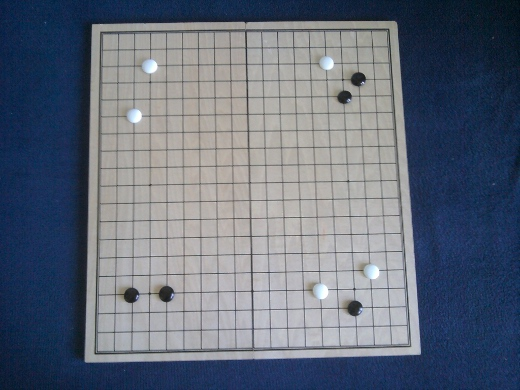
#> input picture image.jpg, 520 x 390 px; its folder holds only this picture in this run
$ python -i goClassifier.py   (imports and definitions only)   (older library calls are emulated)
#> lines starting #> are read from the running program, lines starting #| are printed output that depends on the picture; after the words box and inside, x2 and y2 are one past the last pixel; in counts of white or black regions, pixels touching at a corner belong together
#> further down, picture is the input picture: shape (390, 520, 3); mean B, G, R 122.3, 107.7, 98.9
import os
import datetime
import imutils
import cv2
import numpy as np

# Output count.
outCount = 0

# Shape detector class.
class ShapeDetector:
    def __init__(self):
        pass

    # [30 lines left out: function detect, not called in this run]

# Preprocessing image def.
def preprocessingImage(originalImg):
    # Gray scale image.
    image_gray = cv2.cvtColor(originalImg, cv2.COLOR_BGR2GRAY)

    # HSV image.
    image_hsv = cv2.cvtColor(originalImg, cv2.COLOR_BGR2HSV)
#> image_hsv: shape (390, 520, 3); mean H, S, V 82.2, 88.6, 124.7

    # Laplacian transform image.
    imgae_laplacian = cv2.Laplacian(image_gray, cv2.CV_64F)
    #cv2.imshow('Laplacian', imgae_laplacian)


    # Gaussian blurred image.
    image_gray_blurred = cv2.GaussianBlur(image_gray, (5, 5), 0)

    # Thresholid image(1 to 5).
    ret,thresh1 = cv2.threshold(image_gray_blurred,127,255,cv2.THRESH_BINARY)
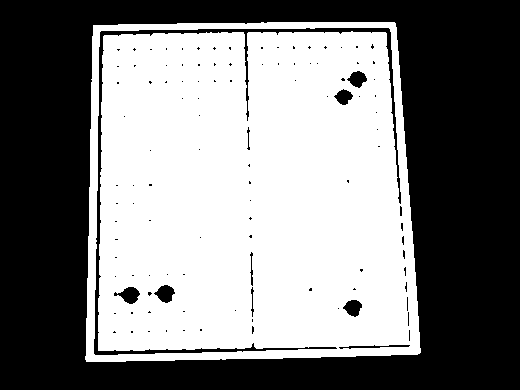
#> thresh1: shape (390, 520); 50.4% white; 111 black regions (100 under 20 px), largest, box (x1, y1, x2, y2) and area: (0, 0, 520, 390) 95384, (94, 28, 401, 355) 3376, (114, 287, 140, 304) 249
    ret,thresh2 = cv2.threshold(image_gray_blurred,127,255,cv2.THRESH_BINARY_INV)
    ret,thresh3 = cv2.threshold(image_gray_blurred,127,255,cv2.THRESH_TRUNC)
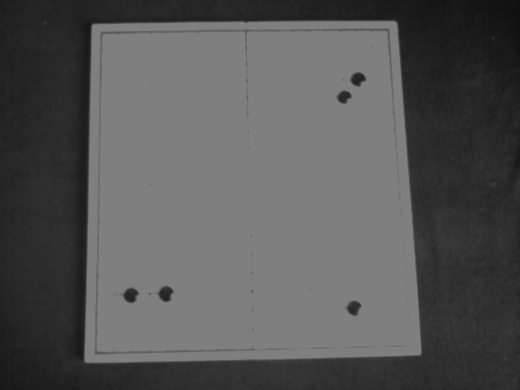
#> thresh3: shape (390, 520); min 13, max 127, mean 86.4
    ret,thresh4 = cv2.threshold(image_gray_blurred,127,255,cv2.THRESH_TOZERO)
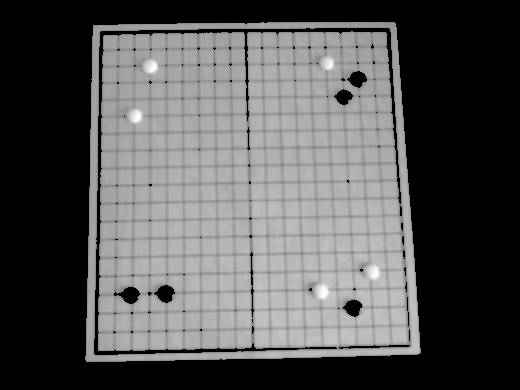
#> thresh4: shape (390, 520); min 0, max 254, mean 84.4
    ret,thresh5 = cv2.threshold(image_gray_blurred,127,255,cv2.THRESH_TOZERO_INV)
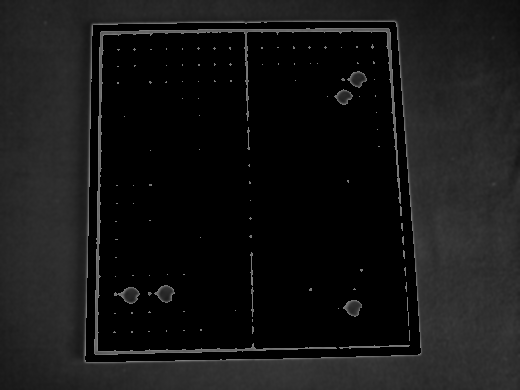
#> thresh5: shape (390, 520); min 0, max 127, mean 22.3

    # Compare threshold image.
    images_row1 = np.hstack([image_gray, thresh1, thresh2])
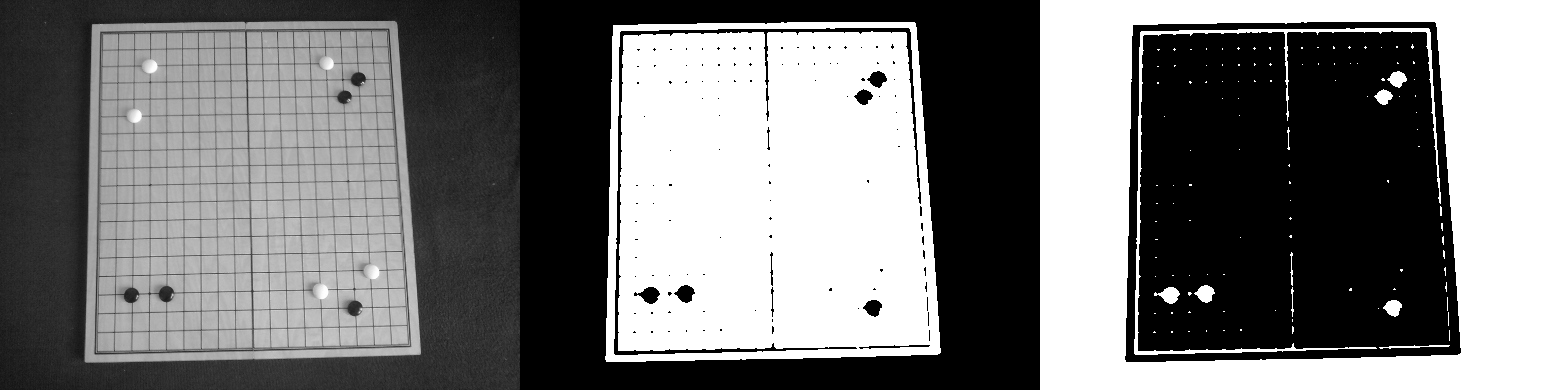
#> images_row1: shape (390, 1560); min 0, max 255, mean 120.6
    images_row2 = np.hstack([thresh3, thresh4, thresh5])
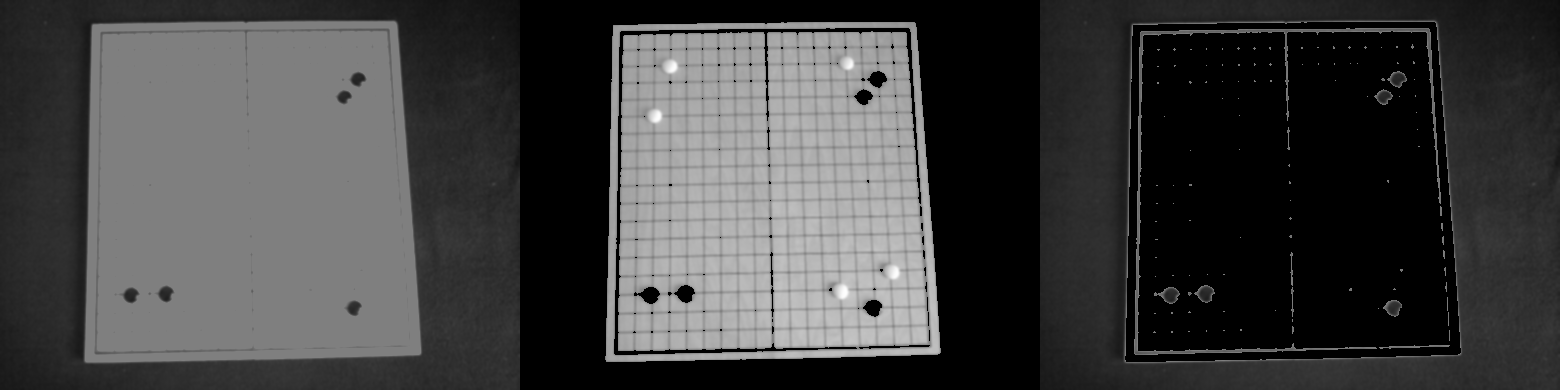
#> images_row2: shape (390, 1560); min 0, max 254, mean 64.4
    images_combined = np.vstack((images_row1, images_row2))
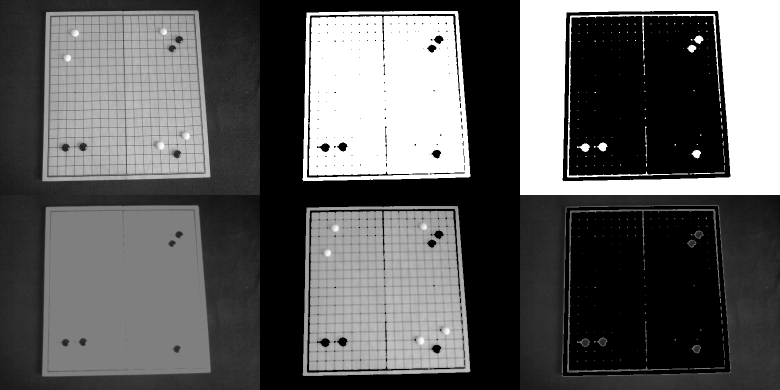
#> images_combined: shape (780, 1560) (shown at 1/2 size); min 0, max 255, mean 92.5


    return thresh4


# Processing image def.
# [29 lines left out: function processingImage, not called in this run]


# [1 line not run here, left out]

>>> import cv2
>>> picture = cv2.imread('image.jpg')
>>> result = preprocessingImage(picture)
